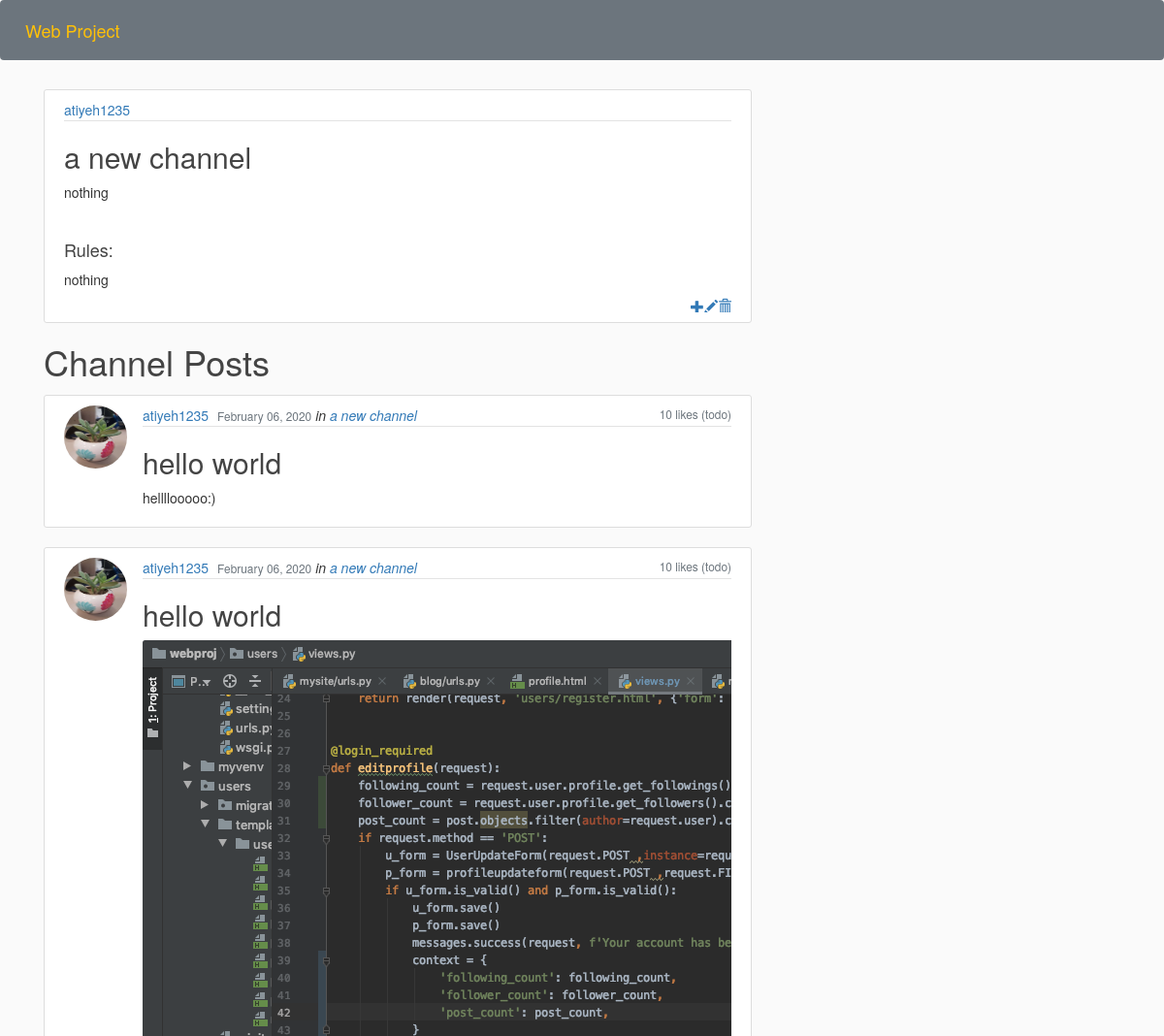
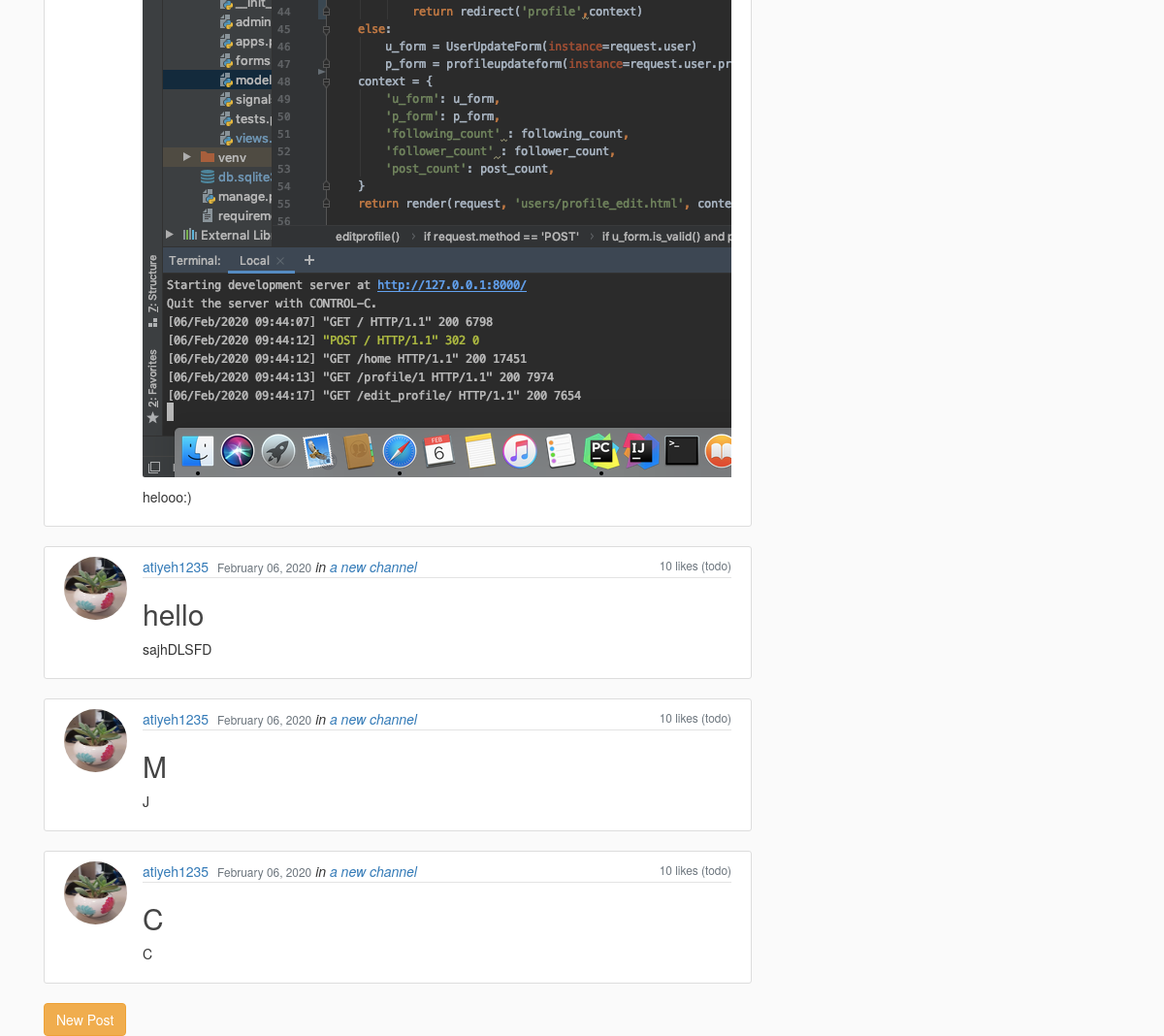
The page /channels/2/channel_detail on the database its author committed (2 pictures, top to bottom).
### blog/models.py (models this page shows, shortened)
class Chanel(models.Model):
    title = models.CharField(max_length=200)
    description = models.TextField()
    rules = models.TextField()
    admin = models.ForeignKey(User, on_delete=models.CASCADE, related_name='%(class)s_admin')
    authors = models.ManyToManyField(User, related_name='%(class)s_authors')
    followers = models.ManyToManyField(User, related_name='%(class)s_followers')

class post(models.Model):
    title = models.CharField(max_length=200)
    content = models.TextField()
    date_posted = models.DateTimeField(default=timezone.now)
    author = models.ForeignKey(User, on_delete=models.CASCADE)
    chanel = models.ForeignKey(Chanel, on_delete=models.CASCADE, null=True, blank= True)
    post_pic = models.ImageField(upload_to='post_picd', null=True, blank=True)
    likes = models.ManyToManyField(User, blank=True, related_name='post_likes')
    dislikes = models.ManyToManyField(User, blank=True, related_name='post_dislikes')

### users/models.py (models this page shows, shortened)
class profile(models.Model):
    user = models.OneToOneField(User, on_delete=models.CASCADE)
    bio = models.TextField(max_length=500)
    image = models.ImageField(default='default.jpg', upload_to='profile_pics')

### blog/views.py (the view)
# urls.py: path('channels/<int:id>/channel_detail', views.channel_detail, name='channel_detail'),
def channel_detail(request, id):
    user = Chanel.objects.only('id').get(id=id)
    posts = post.objects.filter(chanel=user)
    context = {
        'c' : Chanel.objects.filter(id = id)[0],
        'posts': posts,
        'ch_pk': id,
    }
    return render(request, 'blog/channel_detail.html', context)

### blog/templates/blog/channel_detail.html
{% extends "blog/base.html" %}
{% block content %}
<article class="media content-section">
  <div class="media-body">
    <div class="article-metadata">
      <a class="mr-2" href="#">{{ c.admin }}</a>
    </div>
    <h2><a class="article-title">{{ c.title }}</a></h2>
   <p class="article-content">{{ c.description }}</p>
   <br><h4>Rules:</h4> <p class="article-content">{{ c.rules }}</p>
      <div style="float:right">
        <a class="glyphicon glyphicon-trash" style="float:right" aria-hidden="true" href="{% url 'delete_channel' id=c.pk %}"></a>
        <a class="glyphicon glyphicon-pencil" style="float:right" aria-hidden="true" href="{% url 'edit_channel' pk=c.pk %}?next={{ request.path|urlencode }}"></a>
        <a class="glyphicon glyphicon-plus" style="float:right" aria-hidden="true" href="{% url 'addMember' id=c.pk %}"></a>
      </div>
  </div>
</article>
<h1>Channel Posts</h1>
{% if posts %}
    {% for post in posts %}
		<article class="media content-section">
        <img class="rounded-circle article-img" src="{{ post.author.profile.image.url }}">
		  <div class="media-body">
			<div class="article-metadata">
			  <a class="mr-2" href="{% url 'profile' p_pk=post.author.pk %}">{{ post.author }}</a>
			  <small class="text-muted">{{ post.date_posted|date:"F d, Y" }}</small>
              {% if post.chanel %}
                <em>in<a class="mr-2" href="{% url 'channel_detail' id=post.chanel.pk %}"> {{ post.chanel.title }}</a></em>
              {% endif %}
              <small class="text-muted" style="float:right">10 likes (todo)</small>
			</div>
			<h2><a class="article-title" href="{% url 'view_post' p_pk=post.pk %}">{{ post.title }}</a></h2>
			{% if post.post_pic %}
              <p class="article-content"><img class="rounded mx-auto d-block" src="{{ post.post_pic.url }}"></p>
            {% endif %}
            <p class="article-content">{{ post.content }}</p>
          </div>
		</article>
    {% endfor %}
{% endif %}
<a  type="button" class="btn btn-warning" href="{% url 'newPost' ch_pk %}">New Post</a>
{% endblock content %}

### blog/static/blog/main.css (style rules this page uses)
body { background: #fafafa; color: #333333; }
h1, h2, h3, h4, h5, h6 { color: #444444; }
.content-section { background: #ffffff; padding: 10px 20px; border: 1px solid #dddddd; border-radius: 3px; margin-bottom: 20px; }
.article-title { color: #444444; }
.article-content { white-space: pre-line; }
.article-img { height: 65px; width: 65px; margin-right: 16px; }
.article-metadata { padding-bottom: 1px; margin-bottom: 4px; border-bottom: 1px solid #e3e3e3 }

### rows shown on the page
Chanel: admin "atiyeh1235", title "a new channel", description "nothing", rules "nothing"
post: author.profile.image (picture), author "atiyeh1235", date_posted "February 06, 2020", chanel "a new channel", title "hello world", content "hellllooooo:)"
post: author.profile.image (picture), author "atiyeh1235", date_posted "February 06, 2020", chanel "a new channel", title "hello world", post_pic (picture), content "helooo:)"
post: author.profile.image (picture), author "atiyeh1235", date_posted "February 06, 2020", chanel "a new channel", title "hello", content "sajhDLSFD"
post: author.profile.image (picture), author "atiyeh1235", date_posted "February 06, 2020", chanel "a new channel", title "M", content "J"
post: author.profile.image (picture), author "atiyeh1235", date_posted "February 06, 2020", chanel "a new channel", title "C", content "C"
